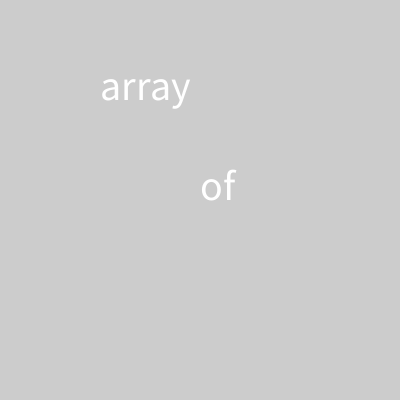
Frame 1 (no input)
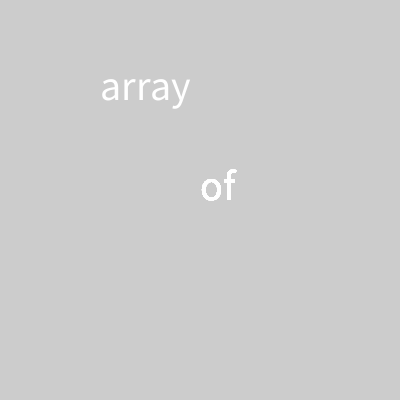
Frame 60 (the mouse pressed at the canvas centre just before this capture)
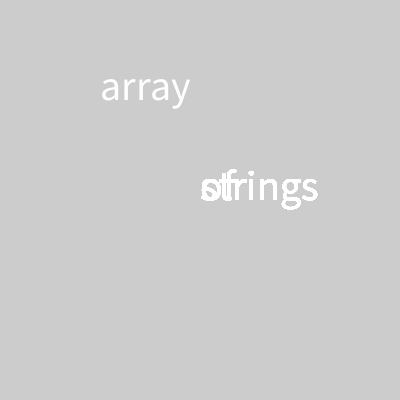
Frame 120 (the mouse held since frame 60 and released just before this capture)

The Processing sketch that drew these frames (run headless with seeded random() and noise(); from frame 60 on, the mouse is pressed at the canvas centre):

// Processing sketch: hw_1soln
// ── hw_1soln.pde
String [] myStrings = {"this", "my", "array", "of", "strings"}; 
int r; 
float ran; 
void setup(){
  size(400, 400); 
  r = int(random(0, myStrings.length)); 
  textSize(42); 
  
  ran = random(0, 1); 
  
  if(ran <.25){
    text(myStrings[0], 100, 100); 
  }else{
    text(myStrings[2], 100, 100); 
  }
  println(ran); 
} 
 
void draw(){

  //text ( string, x position, y position); 
  text(myStrings[r], width/2, height/2); 
 
   
}

void mousePressed(){
    r = int(random(0, myStrings.length)); 
}
